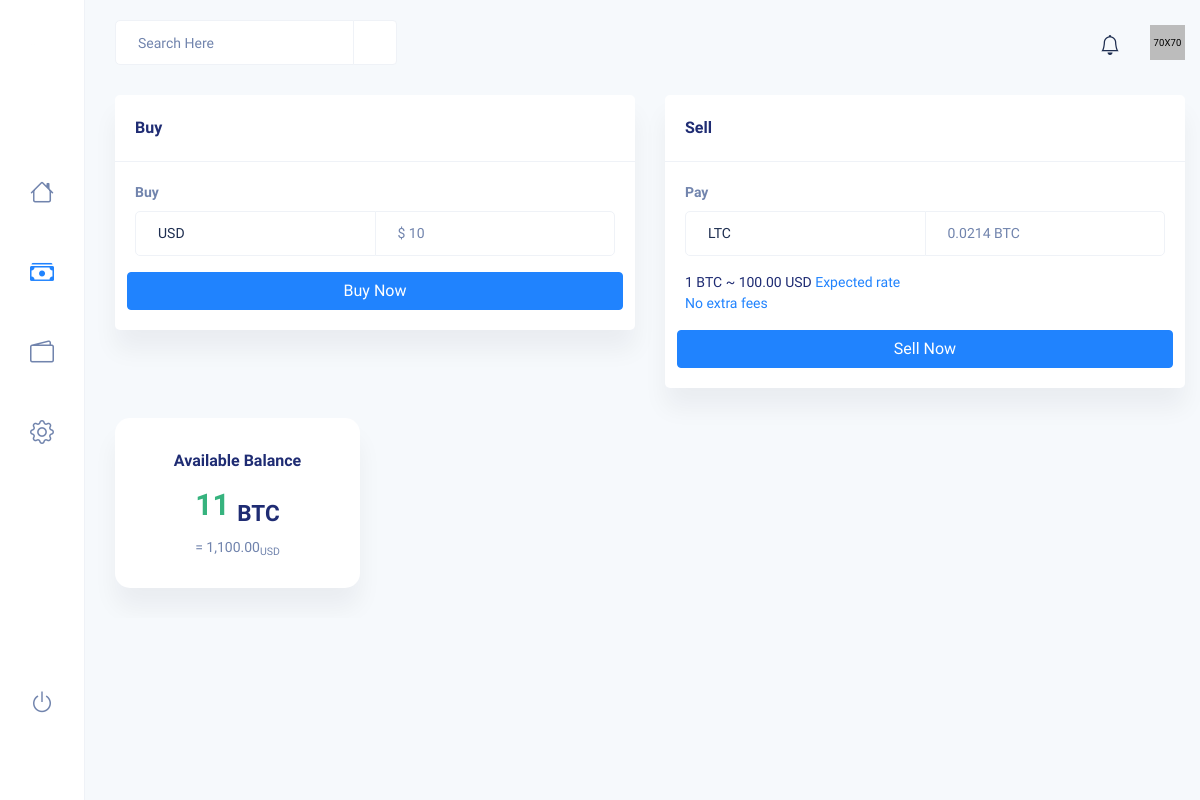
/Wallet/tradeLTC.php (signed in), run on the app's committed database.
### tables this page shows
CREATE TABLE `LiteCoin` (
  `ID` int(11) NOT NULL,
  `value` int(11) DEFAULT NULL
);

CREATE TABLE `BitcoinWallet` (
  `ID` int(11) NOT NULL,
  `ammount` int(11) DEFAULT NULL,
  `Address` varchar(40) NOT NULL
);

### Wallet/tradeLTC.php (the view, shortened to what this page needs)
<?php
$connection = mysqli_connect("localhost","root","","Cripto");
$ID = $_SESSION['id'];
global $lastValue;
global $criptoWallet;
$btc = "SELECT * FROM LiteCoin ORDER BY ID DESC LIMIT 1";
$resultbtc = mysqli_query($connection, $btc);
if (mysqli_num_rows($resultbtc) > 0) {
    while($row = mysqli_fetch_assoc($resultbtc)) {
        $lastValue = $row["value"];
    }
} else {
    echo "0 results";
}
$cripto = "SELECT * FROM BitcoinWallet WHERE ID = '$ID'";
$resultwallet = mysqli_query($connection, $cripto);
if (mysqli_num_rows($resultwallet) > 0) {
    while($row = mysqli_fetch_assoc($resultwallet)) {
        $criptoWallet = $row["ammount"];
    }
} else {
    echo "0 results";
}
?>
<!DOCTYPE html>
<html lang="en">
<head>
    <link rel="stylesheet" href="../css/style.css" />
</head>
<body class="dashboard">
<div id="main-wrapper">
    <div class="header bg-light">
        <div class="container-fluid">
            <div class="row">
                <div class="col-xxl-12">
                    <div class="header-content">
                        <div class="header-left">
                            <div class="search">
                                <form action="#">
                                    <div class="input-group">
                                        <input
                                            type="text"
                                            class="form-control"
                                            placeholder="Search Here"
                                        />
                                        <span class="input-group-text"
                                        ><i class="icofont-search"></i
                                            ></span>
                                    </div>
                                </form>
                            </div>
                        </div>
                        <div class="header-right">
                            <div class="notification dropdown">
                                <div class="notify-bell" data-toggle="dropdown">
                                    <span><i class="bi bi-bell"></i></span>
                                </div>
                            </div>
                            <div class="profile_log dropdown">
                                <div class="user" data-toggle="dropdown">
                      <span class="thumb"
                      ><img src="../images/profile/2.png" alt=""
                          /></span>
                                </div>
                            </div>
                        </div>
                    </div>
                </div>
            </div>
        </div>
    </div>
    <div class="sidebar">
        <div class="brand-logo">
            <a href="../index.php"
            ><img src="../images/logow.png" alt="" width="30" />
            </a>
        </div>
        <div class="menu">
            <ul>
                <li>
                    <a
                        href="../User/dashboard.php"
                        data-toggle="tooltip"
                        data-placement="right"
                        title="Home"
                    >
                        <span><i class="bi bi-house"></i></span>
                    </a>
                </li>
                <li>
                    <a
                        href="tradeLTC.php"
                        data-toggle="tooltip"
                        data-placement="right"
                        title="Trade"
                    >
                        <span><i class="bi bi-cash-stack"></i></span>
                    </a>
                </li>
                <li>
                    <a
                        href="wallet.php"
                        data-toggle="tooltip"
                        data-placement="right"
                        title="Wallet"
                    >
                        <span><i class="bi bi-wallet2"></i></span>
                    </a>
                </li>
                <li>
                    <a
                        href="../User/settings-profile.php"
                        data-toggle="tooltip"
                        data-placement="right"
                        title="Settings"
                        id="settings"
                    >
                        <span><i class="bi bi-gear"></i></span>
                    </a>
                </li>
                <li class="logout">
                    <a
                        href="../login/signin.php"
                        data-toggle="tooltip"
                        data-placement="right"
                        title="Signout"
                    >
                        <span><i class="bi bi-power"></i></span>
                    </a>
                </li>
            </ul>
            <p class="copyright">&#169; <a href="#">Qkit</a></p>
        </div>
    </div>
    <div class="content-body">
        <div class="container-fluid">
            <div class="row">
                <div class="col-xxl-3 col-xl-6">
                    <div class="card">
                        <div class="card-header">
                            <h4 class="card-title">Buy</h4>
                        </div>
                        <div class="card-body">
                            <form
                                name="myform"
                                class="currency_validate trade-form row g-3"
                                action="buyLTC.php"
                                method="post"
                            >
                                <div class="col-12">
                                    <label class="form-label">Buy</label>
                                    <div class="input-group">
                                        <select class="form-control" name="buy_currency">
                                            <option value="USD">USD</option>
                                        </select>
                                        <input
                                            type="number"
                                            class="form-control"
                                            placeholder="$ 10"
                                            name="buy"
                                        />
                                    </div>
                                </div>
                                <button type="submit" class="btn btn-primary btn-block" name="BuyCripto">Buy Now</button>
                            </form>
                        </div>
                    </div>
                </div>
                <div class="col-xxl-3 col-xl-6">
                    <div class="card">
                        <div class="card-header">
                            <h4 class="card-title">Sell</h4>
                        </div>
                        <div class="card-body">
                            <form
                                name="myform"
                                class="currency_validate trade-form row g-3"
                                action="buybtc.php"
                                method="post"
                            >
                                <div class="col-12">
                                    <label class="form-label">Pay</label>
                                    <div class="input-group">
                                        <select class="form-control" name="method">
                                            <option value="bank">LTC</option>
                                        </select>
                                        <input
                                            type="number"
                                            name="sellval"
                                            class="form-control"
                                            placeholder="0.0214 BTC"
                                        />
                                    </div>
                                </div>
                                <p class="mb-0">
                                    1 BTC ~ <?php
                                    echo number_format($lastValue,2);?> USD
                                    <a href="#">Expected rate <br />No extra fees</a>
                                </p>
                                <button type="submit" class="btn btn-primary btn-block" name="SellCripto">Sell Now</button>
                            </form>
                        </div>
                    </div>
                </div>
                <div class="col-xxl-3 col-xl-3 col-lg-6 col-md-6 col-sm-6">
                    <div class="wallet-widget card">
                        <h5>Available Balance</h5>
                        <h2><span class="text-success"><?php
                                echo $criptoWallet;
                                ?></span> <sub>BTC</sub></h2>
                        <p>= <?php
                            echo number_format(floatval($criptoWallet) * floatval($lastValue),2);
                            ?><sub>USD</sub></p>
                    </div>
                </div>
</body>
</html>

### data on the page
litecoin: value "100.00"
bitcoinwallet: ammount "11", floatval($criptoWallet)*floatval($lastValue) "1,100.00"
